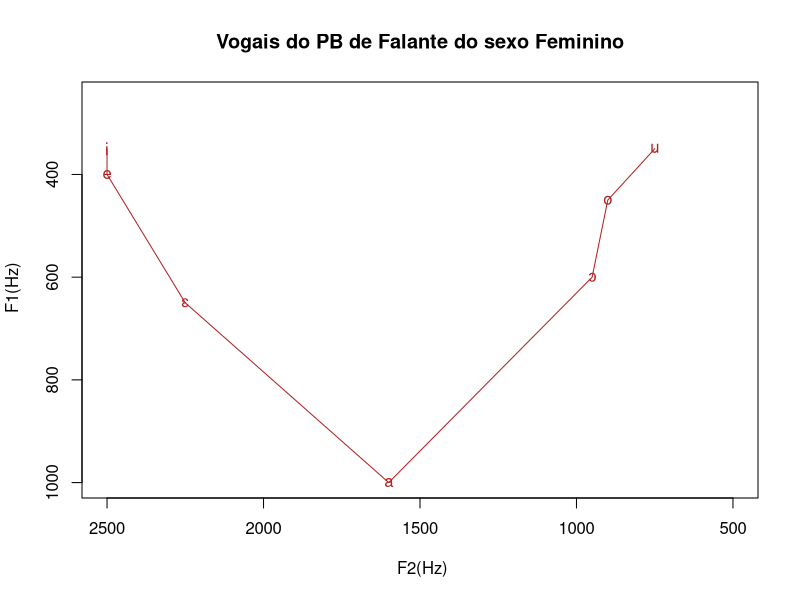
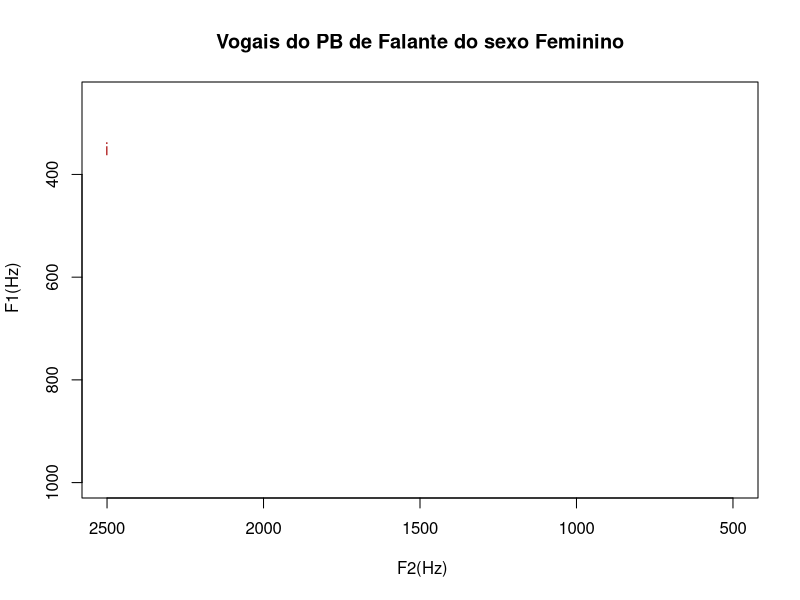
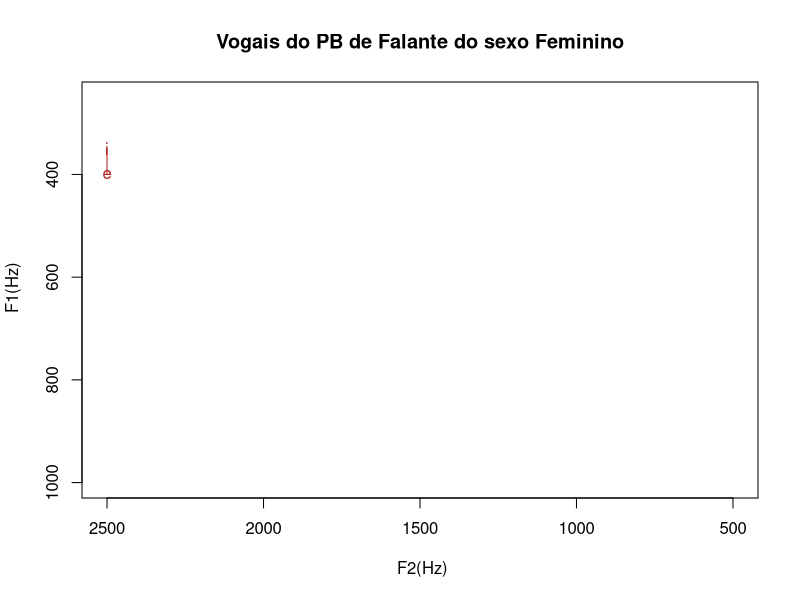
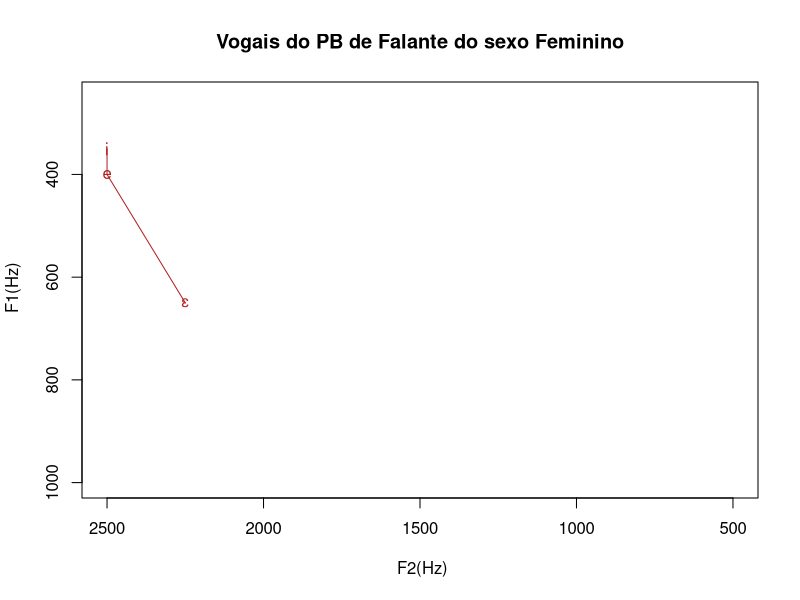
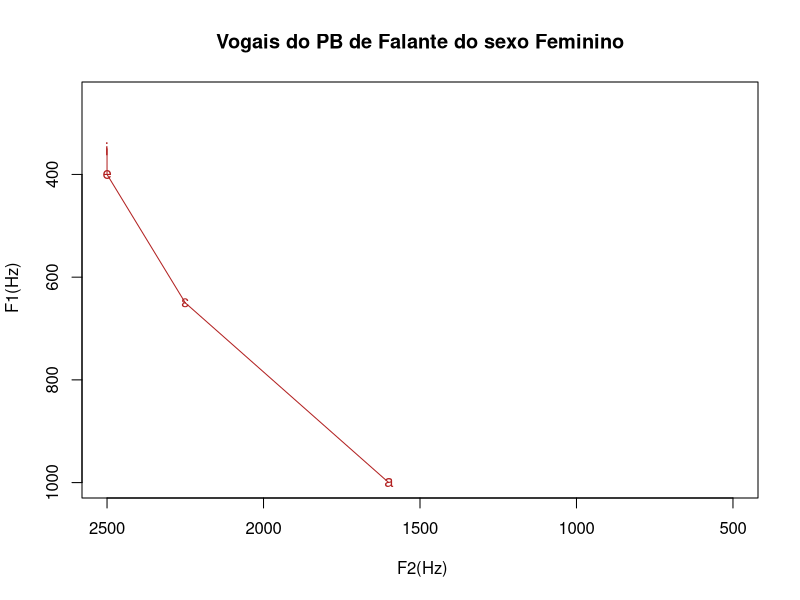
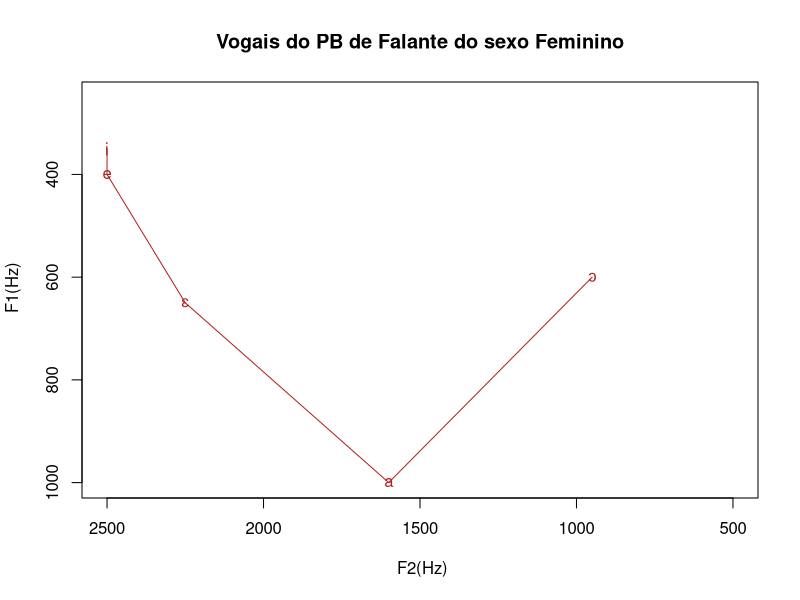
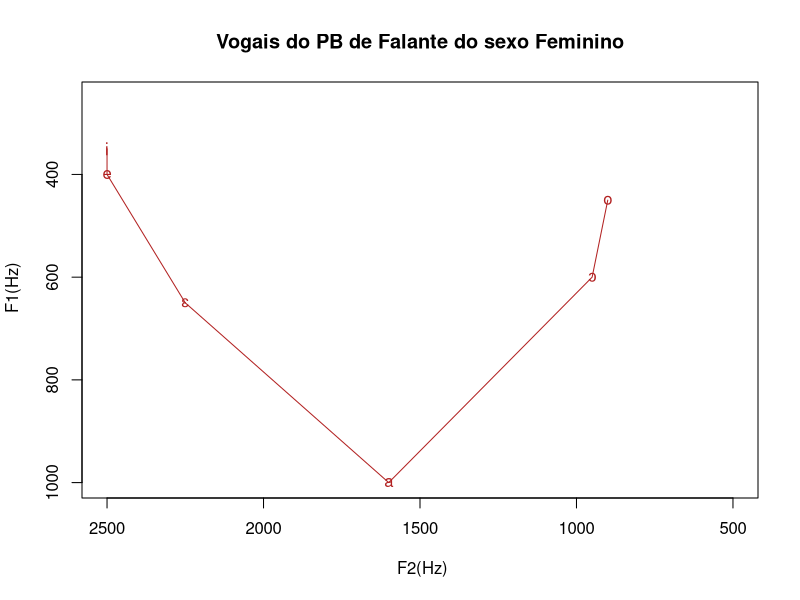
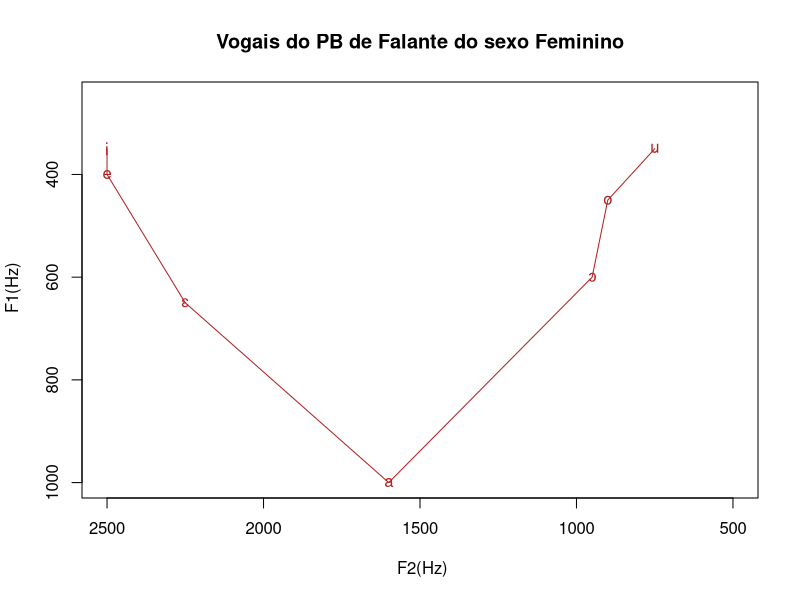

Recreate these plots in R, in order.
## Script formantes de vogais do PB ##

# Escolher o diretório de trabalho
setwd("~/Desktop/LIS/Dia 2")

# carregar os dados em um dataframe
Vogais <- read.csv("vogais_curso.csv", header = T, sep = ";") 

# Transformar os caracteres em fatores
library(dplyr)
Vogais <- Vogais %>% mutate_if(sapply(Vogais, is.character), as.factor)

# Verificar nível das vogais
levels(Vogais$Vogal)


# visualizar tabela
Vogais


# Criar um vetor com as vogais em alfabeto fonético para usar nos gráficos
vogais <- c("i", "e",'\u025B', "a",'\u254', "o", "u")


# Gráfico de linhas com as vogais 

plot(Vogais[1:7, 3],
     Vogais[1:7, 2],
     ylim = c(1000, 250),
     xlim = c(2500, 500),
     ylab = " F1(Hz)",
     xlab = " F2(Hz)",
     type = "o",
     pch = vogais,
     col = "firebrick")
title("Vogais do PB de Falante do sexo Feminino")

# Gráficos de linhas parciais

plot(Vogais[1:1, 3],
     Vogais[1:1, 2],
     ylim = c(1000, 250),
     xlim = c(2500, 500),
     ylab = " F1(Hz)",
     xlab = " F2(Hz)",
     type = "o",
     pch = vogais,
     col = "firebrick")
title ("Vogais do PB de Falante do sexo Feminino")

plot(Vogais[1:2, 3],
     Vogais[1:2, 2],
     ylim = c(1000, 250),
     xlim = c(2500, 500),
     ylab = " F1(Hz)",
     xlab = " F2(Hz)",
     type = "o",
     pch = vogais,
     col = "firebrick")
title ("Vogais do PB de Falante do sexo Feminino")

plot(Vogais[1:3, 3],
     Vogais[1:3, 2],
     ylim = c(1000, 250),
     xlim = c(2500, 500),
     ylab = " F1(Hz)",
     xlab = " F2(Hz)",
     type = "o",
     pch = vogais,
     col = "firebrick")
title ("Vogais do PB de Falante do sexo Feminino")

plot(Vogais[1:4, 3],
     Vogais[1:4, 2],
     ylim = c(1000, 250),
     xlim = c(2500, 500),
     ylab = " F1(Hz)",
     xlab = " F2(Hz)",
     type = "o",
     pch = vogais,
     col = "firebrick")
title ("Vogais do PB de Falante do sexo Feminino")

plot(Vogais[1:5, 3],
     Vogais[1:5, 2],
     ylim = c(1000, 250),
     xlim = c(2500, 500),
     ylab = " F1(Hz)",
     xlab = " F2(Hz)",
     type = "o",
     pch = vogais,
     col = "firebrick")
title ("Vogais do PB de Falante do sexo Feminino")

plot(Vogais[1:6, 3],
     Vogais[1:6, 2],
     ylim = c(1000, 250),
     xlim = c(2500, 500),
     ylab = " F1(Hz)",
     xlab = " F2(Hz)",
     type = "o",
     pch = vogais,
     col = "firebrick")
title ("Vogais do PB de Falante do sexo Feminino")

plot(Vogais[1:7, 3],
     Vogais[1:7, 2],
     ylim = c(1000, 250),
     xlim = c(2500, 500),
     ylab = " F1(Hz)",
     xlab = " F2(Hz)",
     type = "o",
     pch = vogais,
     col = "firebrick")
title ("Vogais do PB de Falante do sexo Feminino")

